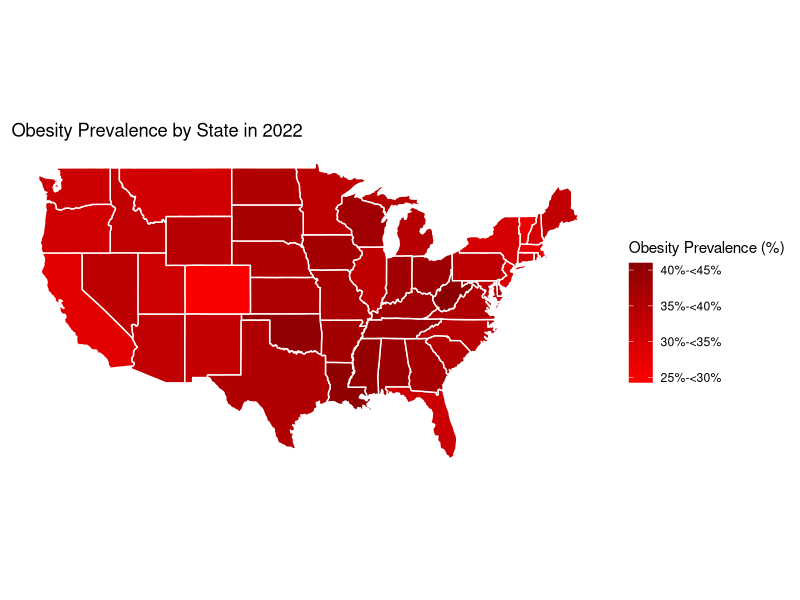
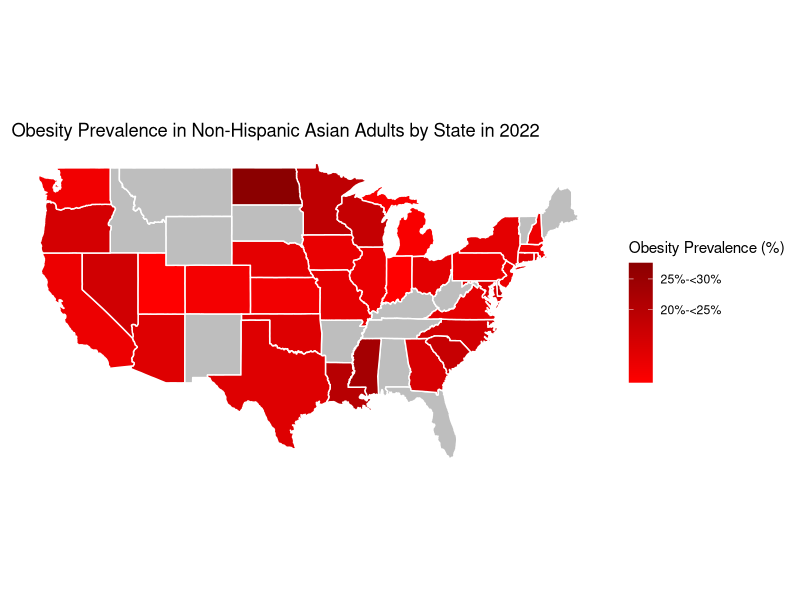
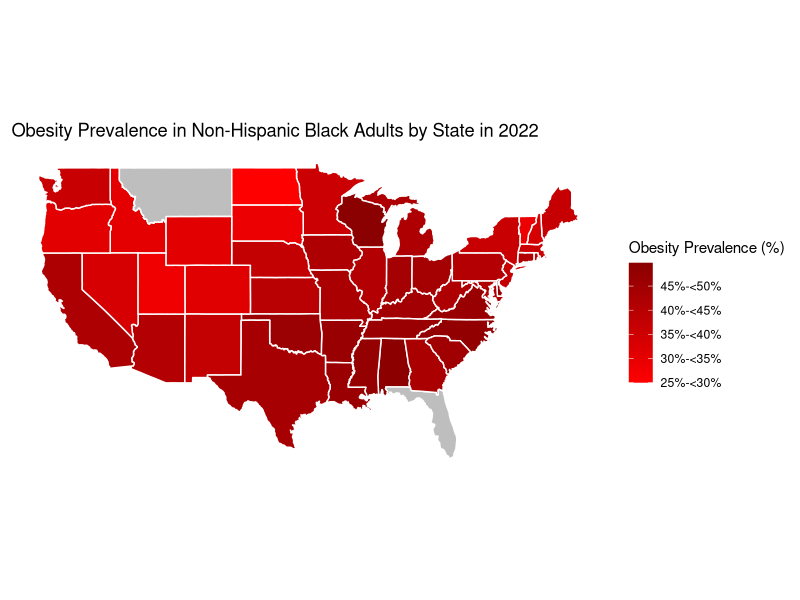
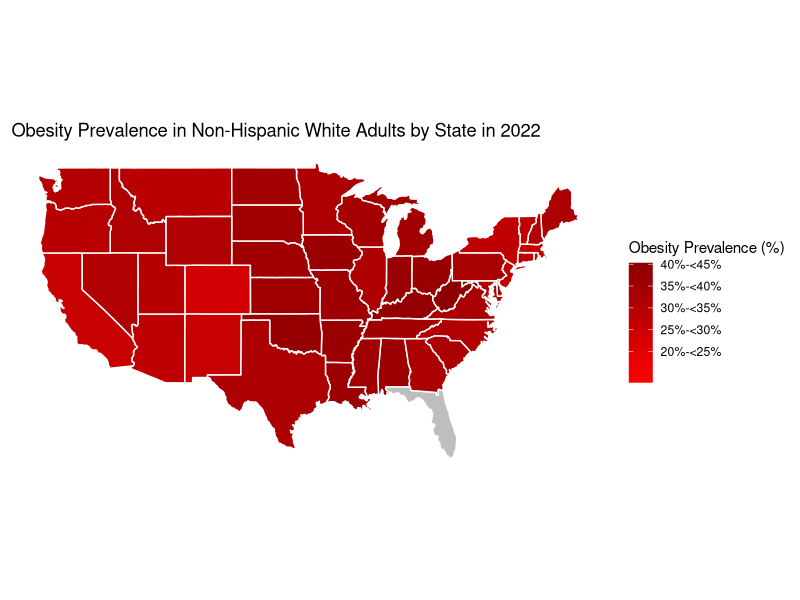
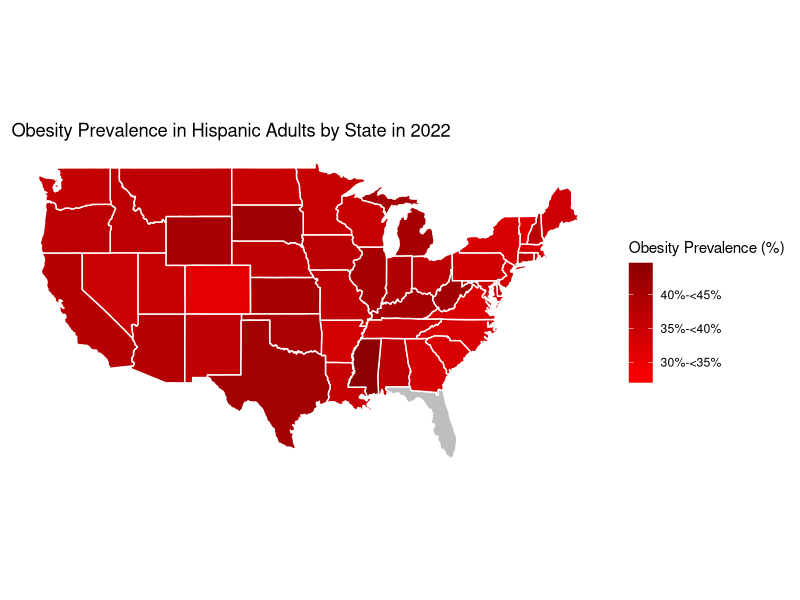

R code for these plots, in order:
## ---- chunk 1
library(readr)
library(tidyverse)
library(tidyr)
library(dplyr)
library(maps) 
## ---- chunk 2
overall = read_csv("data/BRFSS/2022-overall-prevalence.csv")
asian = read_csv("data/BRFSS/2022-asian.csv")
black = read_csv("data/BRFSS/2022-black.csv")
white = read_csv("data/BRFSS/2022-white.csv")
hispanic = read_csv("data/BRFSS/2022-hispanic.csv")

states_map = map_data("state")
## ---- chunk 3
overall = overall |>
  mutate(State = tolower(State))

overall_map = left_join(states_map, overall, by = c("region" = "State"))

breaks = c(0, 20, 25, 30, 35, 40, 45, 50)

ggplot(data = overall_map) +
  geom_polygon(aes(x = long, y = lat, group = group, fill = Prevalence), color = "white") +
  scale_fill_continuous(
    name = "Obesity Prevalence (%)",
    breaks = breaks, 
    labels = c("<20%", "20%-<25%", "25%-<30%", "30%-<35%", 
               "35%-<40%", "40%-<45%", "45%-<50%", "50%+"),
    low = "red", high = "darkred", na.value = "grey"
  ) +
  coord_fixed(1.3) +
  theme_minimal() +
  labs(title = "Obesity Prevalence by State in 2022") +
  theme(legend.position = "right",
        panel.grid.major = element_blank(),  
        panel.grid.minor = element_blank(), 
        axis.text.x = element_blank(), 
        axis.text.y = element_blank(),  
        axis.ticks = element_blank(),
        axis.title.x = element_blank(),
        axis.title.y = element_blank())
## ---- chunk 4
asian = asian |>
  mutate(State = tolower(State))
asian_map = left_join(states_map, asian, by = c("region" = "State"))
asian_map = asian_map |>
  mutate(Prevalence = as.numeric(as.character(Prevalence)))

breaks = c(0, 20, 25, 30, 35, 40, 45, 50)
ggplot(data = asian_map) +
  geom_polygon(aes(x = long, y = lat, group = group, fill = Prevalence), color = "white") +
  scale_fill_continuous(
    name = "Obesity Prevalence (%)",
    breaks = breaks, 
    labels = c("<20%", "20%-<25%", "25%-<30%", "30%-<35%", 
               "35%-<40%", "40%-<45%", "45%-<50%", "50%+"),
    low = "red", high = "darkred", na.value = "grey"
  ) +
  coord_fixed(1.3) +
  theme_minimal() +
  labs(title = "Obesity Prevalence in Non-Hispanic Asian Adults by State in 2022") +
  theme(legend.position = "right",
        panel.grid.major = element_blank(),  
        panel.grid.minor = element_blank(), 
        axis.text.x = element_blank(), 
        axis.text.y = element_blank(),  
        axis.ticks = element_blank(),
        axis.title.x = element_blank(),
        axis.title.y = element_blank())
## ---- chunk 5
black = black |>
  mutate(State = tolower(State))
black_map = left_join(states_map, black, by = c("region" = "State"))
black_map = black_map |>
  mutate(Prevalence = as.numeric(as.character(Prevalence)))

breaks = c(0, 20, 25, 30, 35, 40, 45, 50)
ggplot(data = black_map) +
  geom_polygon(aes(x = long, y = lat, group = group, fill = Prevalence), color = "white") +
  scale_fill_continuous(
    name = "Obesity Prevalence (%)",
    breaks = breaks, 
    labels = c("<20%", "20%-<25%", "25%-<30%", "30%-<35%", 
               "35%-<40%", "40%-<45%", "45%-<50%", "50%+"),
    low = "red", high = "darkred", na.value = "grey"
  ) +
  coord_fixed(1.3) +
  theme_minimal() +
  labs(title = "Obesity Prevalence in Non-Hispanic Black Adults by State in 2022") +
  theme(legend.position = "right",
        panel.grid.major = element_blank(),  
        panel.grid.minor = element_blank(), 
        axis.text.x = element_blank(), 
        axis.text.y = element_blank(),  
        axis.ticks = element_blank(),
        axis.title.x = element_blank(),
        axis.title.y = element_blank())
## ---- chunk 6
white = white |>
  mutate(State = tolower(State))
white_map = left_join(states_map, white, by = c("region" = "State"))
white_map = white_map %>%
  mutate(Prevalence = as.numeric(as.character(Prevalence)))

breaks = c(0, 20, 25, 30, 35, 40, 45, 50)
ggplot(data = white_map) +
  geom_polygon(aes(x = long, y = lat, group = group, fill = Prevalence), color = "white") +
  scale_fill_continuous(
    name = "Obesity Prevalence (%)",
    breaks = breaks, 
    labels = c("<20%", "20%-<25%", "25%-<30%", "30%-<35%", 
               "35%-<40%", "40%-<45%", "45%-<50%", "50%+"),
    low = "red", high = "darkred", na.value = "grey"
  ) +
  coord_fixed(1.3) +
  theme_minimal() +
  labs(title = "Obesity Prevalence in Non-Hispanic White Adults by State in 2022") +
  theme(legend.position = "right",
        panel.grid.major = element_blank(),  
        panel.grid.minor = element_blank(), 
        axis.text.x = element_blank(), 
        axis.text.y = element_blank(),  
        axis.ticks = element_blank(),
        axis.title.x = element_blank(),
        axis.title.y = element_blank())
## ---- chunk 7
hispanic = hispanic |>
  mutate(State = tolower(State))
hispanic_map = left_join(states_map, hispanic, by = c("region" = "State"))
hispanic_map = hispanic_map |>
  mutate(Prevalence = as.numeric(as.character(Prevalence)))
 
breaks = c(0, 20, 25, 30, 35, 40, 45, 50)
ggplot(data = hispanic_map) +
  geom_polygon(aes(x = long, y = lat, group = group, fill = Prevalence), color = "white") +
  scale_fill_continuous(
    name = "Obesity Prevalence (%)",
    breaks = breaks, 
    labels = c("<20%", "20%-<25%", "25%-<30%", "30%-<35%", 
               "35%-<40%", "40%-<45%", "45%-<50%", "50%+"),
    low = "red", high = "darkred", na.value = "grey"
  ) +
  coord_fixed(1.3) +
  theme_minimal() +
  labs(title = "Obesity Prevalence in Hispanic Adults by State in 2022") +
  theme(legend.position = "right",
        panel.grid.major = element_blank(),  
        panel.grid.minor = element_blank(), 
        axis.text.x = element_blank(), 
        axis.text.y = element_blank(),  
        axis.ticks = element_blank(),
        axis.title.x = element_blank(),
        axis.title.y = element_blank())
